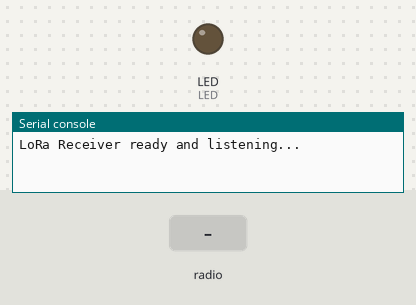
Simulated run of this program. Board: CircuitPython board. Parts: output pins drawn as LEDs (lit = HIGH), the last lines printed to the serial console. The test bench sets the inputs (shaded band). No radio messages arrive unless stated (any console line starting 'radio sent:' is added by the test bench).

Above: at 1.2 s.
1.3 s: radio message "1" arrives
At 1.9 s:
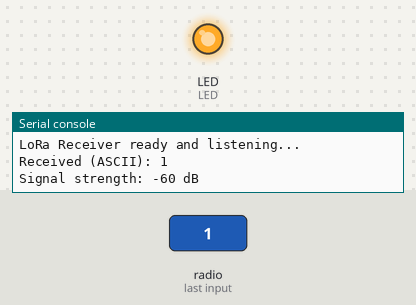
Timing chart, 0 to 7.8 s (numbered marks = the images above; inputs shaded):
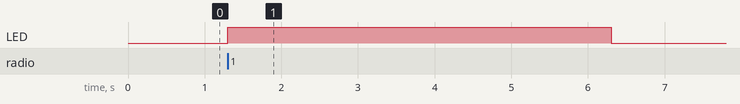

Measured:
- after the input at 1.3 s, LED: LOW → HIGH at once, → LOW 5.0 s later

The program:

detailed-receiver.py
```python
import board
import busio
import digitalio
import adafruit_rfm9x

# Define radio frequency
RADIO_FREQ_MHZ = 868.0  # Must match transmitter's frequency

# Define radio control pins
CS = digitalio.DigitalInOut(board.RFM_CS)
RESET = digitalio.DigitalInOut(board.RFM_RST)

# Define onboard LED for visual feedback
LED = digitalio.DigitalInOut(board.LED)
LED.direction = digitalio.Direction.OUTPUT

# Initialize SPI interface
spi = board.SPI()  # Default SPI bus (SCK, MOSI, MISO)

# Initialize the RFM95 radio
rfm9x = adafruit_rfm9x.RFM9x(spi, CS, RESET, RADIO_FREQ_MHZ)

print("LoRa Receiver ready and listening...")

while True:
    packet = rfm9x.receive(timeout=5.0)

    if packet is None:
        LED.value = False
        print("No packet received.")
    else:
        LED.value = True
        try:
            packet_text = packet.decode("utf-8").strip()
            print("Received (ASCII): {}".format(packet_text))
        except Exception:
            print("Received undecodable data:")
            print("Raw bytes: {}".format(packet))
            print("Hex: {}".format(' '.join('{:02X}'.format(b) for b in packet)))

        print("Signal strength: {} dB".format(rfm9x.last_rssi))
```
